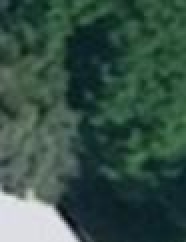
#> input picture src/data/raw/images/0101000020E610000025E608026CD14240493FC396BCE94B40.jpg, 93 x 121 px, found by its file name (shown 2 times larger); its folder holds only this picture in this run
$ python images_statistics.py
#> lines starting #> are read from the running program, lines starting #| are printed output that depends on the picture
import numpy as np
from PIL import Image
import os

# Settings
folder = "./src/data/raw/images"  # CHANGE THIS
img_size = 128

# Get all JPG/PNG files
files = [os.path.join(folder, f) for f in os.listdir(folder)
         if f.lower().endswith(('.jpg', '.jpeg', '.png'))]

# Calculate stats
mean_sum = np.zeros(3)
std_sum = np.zeros(3)

for f in files:
    img = Image.open(f).convert('RGB').resize((img_size, img_size))
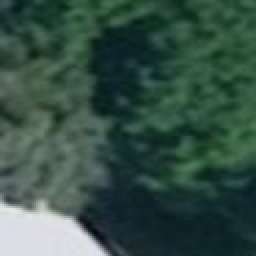
#> img: PIL image 128x128 RGB (shown 2 times larger); mean R, G, B 54, 80.1, 69.6
    arr = np.array(img) / 255.0
    mean_sum += arr.mean(axis=(0, 1))
#> mean_sum = [0.212, 0.314, 0.273]
    std_sum += arr.std(axis=(0, 1))
#> std_sum = [0.19, 0.169, 0.172]

# Results
mean = mean_sum / len(files)
#> mean = [0.212, 0.314, 0.273]
std = std_sum / len(files)
#> std = [0.19, 0.169, 0.172]

print(f"Mean: [{mean[0]:.3f}, {mean[1]:.3f}, {mean[2]:.3f}]")
#| Mean: [0.212, 0.314, 0.273]
print(f"Std:  [{std[0]:.3f}, {std[1]:.3f}, {std[2]:.3f}]")
#| Std:  [0.190, 0.169, 0.172]

$ run again, on src/data/raw/images/0101000020E61000004AC3CD02DD8F4840D53B1E2B9FE64B40.jpg
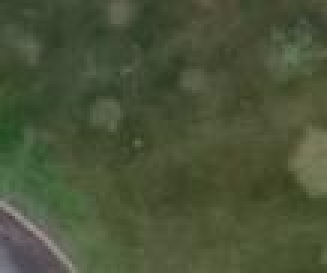
#> input picture src/data/raw/images/0101000020E61000004AC3CD02DD8F4840D53B1E2B9FE64B40.jpg, 109 x 91 px, found by its file name (shown 3 times larger)
#> `img = Image.open(f).convert('RGB').resize((img_size, img_size))`:
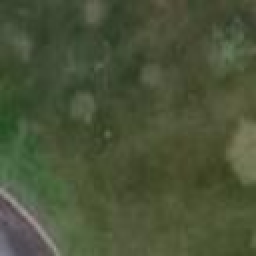
#> img: PIL image 128x128 RGB (shown 2 times larger); mean R, G, B 74, 83.3, 56.2
#> mean_sum = [0.29, 0.327, 0.22]
#> std_sum = [0.0534, 0.048, 0.0551]
#> mean = [0.29, 0.327, 0.22]
#> std = [0.0534, 0.048, 0.0551]
#| Mean: [0.290, 0.327, 0.220]
#| Std:  [0.053, 0.048, 0.055]

$ run again, on src/data/raw/images/0101000020E61000002DB6C50C3F523E40BB26E1981EF14D40.jpg
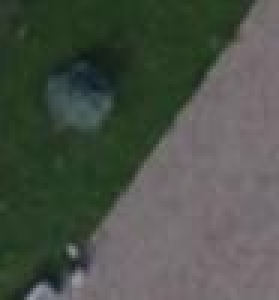
#> input picture src/data/raw/images/0101000020E61000002DB6C50C3F523E40BB26E1981EF14D40.jpg, 93 x 100 px, found by its file name (shown 3 times larger)
#> `img = Image.open(f).convert('RGB').resize((img_size, img_size))`:
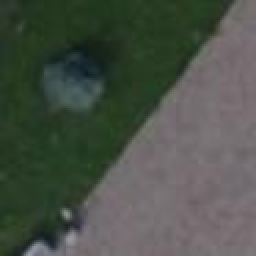
#> img: PIL image 128x128 RGB (shown 2 times larger); mean R, G, B 74.4, 81.4, 71.7
#> mean_sum = [0.292, 0.319, 0.281]
#> std_sum = [0.152, 0.105, 0.148]
#> mean = [0.292, 0.319, 0.281]
#> std = [0.152, 0.105, 0.148]
#| Mean: [0.292, 0.319, 0.281]
#| Std:  [0.152, 0.105, 0.148]
